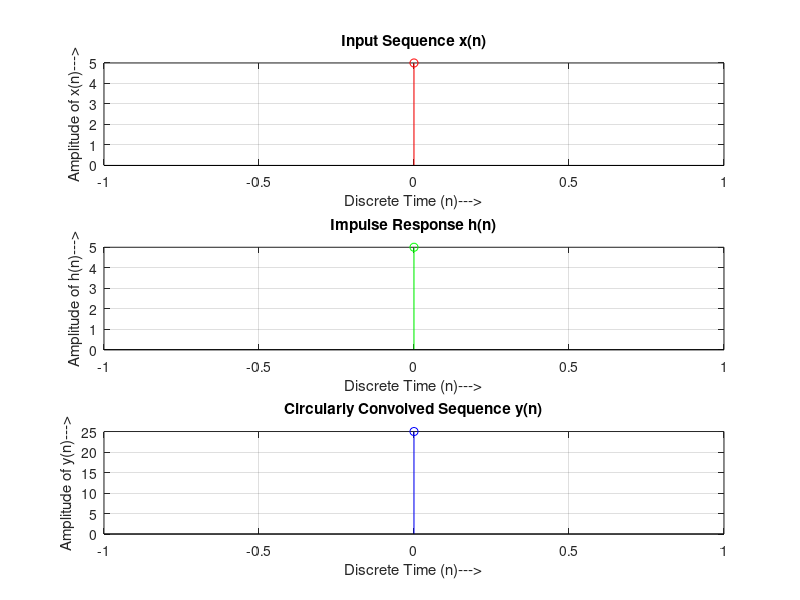

This figure's MATLAB source:
clc;
clear all;
close all;
X=input('Enter the sequence of x(n): ');
H=input('Enter the sequence of h(n): ');
M=length(X);
L=length(H);
N=max(M,L);
x=[X zeros(N-M)];
h=[H zeros(N-L)];
y=zeros(1,N);
for i=0:N-1
  for j=0:N-1
    k=mod((i-j),N);
    y(i+1)=y(i+1)+x(j+1).*h(k+1);
  end
end
disp('Circularly convolved sequence: ');
disp(y);
n=0:N-1;
subplot(3,1,1);
stem(n,x,'r');
title('Input Sequence x(n)');
xlabel('Discrete Time (n)--->');
ylabel('Amplitude of x(n)--->');
grid on;
hold on;
subplot(3,1,2);
stem(n,h,'g');
title('Impulse Response h(n)');
xlabel('Discrete Time (n)--->');
ylabel('Amplitude of h(n)--->');
grid on;
hold on;
subplot(3,1,3);
stem(n,y,'b');
title('Circularly Convolved Sequence y(n)');
xlabel('Discrete Time (n)--->');
ylabel('Amplitude of y(n)--->');
grid on;
hold on;
